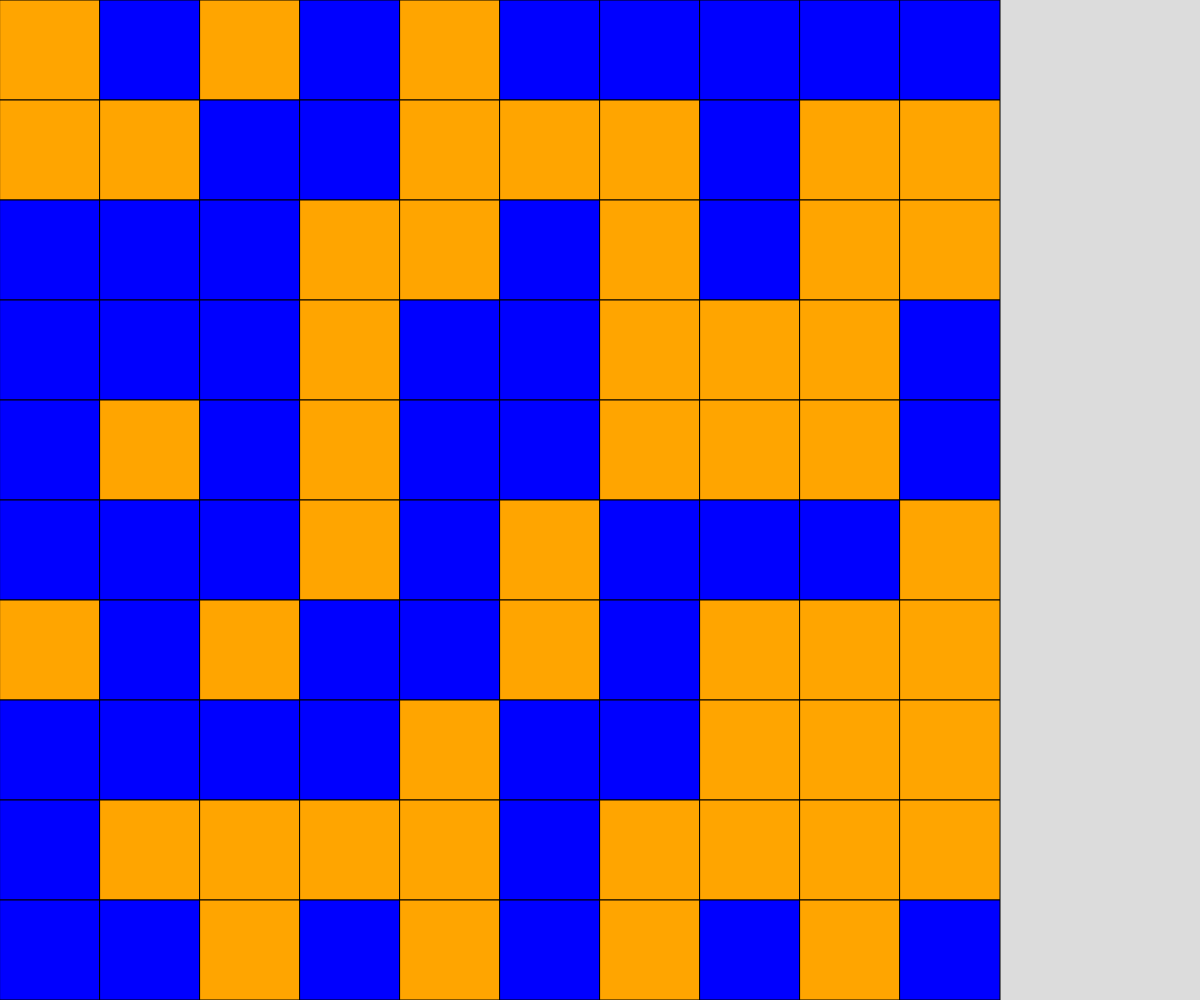
Frame 1 (no input)
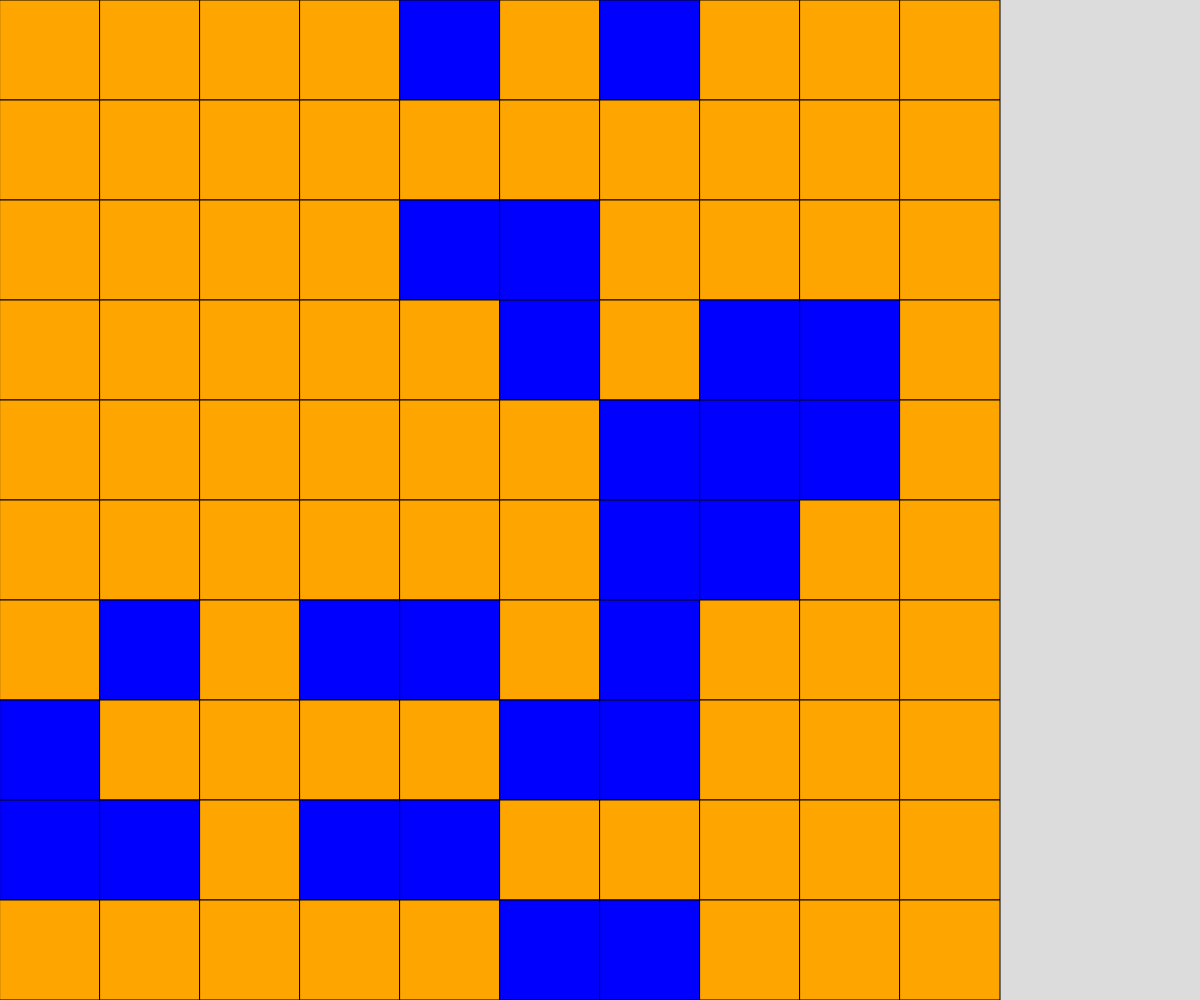
Frame 60 (no input)
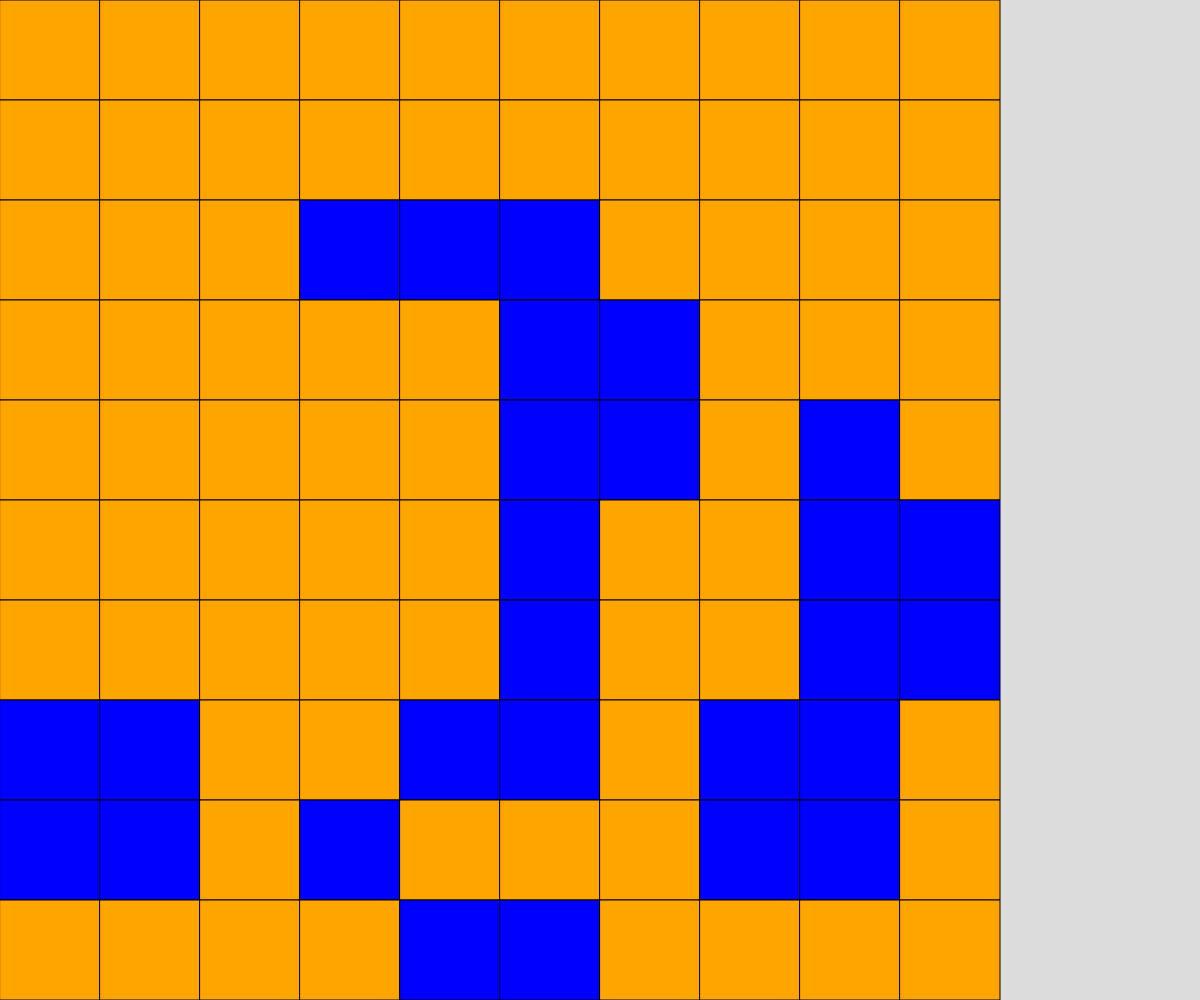
Frame 120 (the mouse pressed at the canvas centre since frame 60)

The p5.js sketch that drew these frames (run headless with seeded random() and noise() and a simulated clock; from frame 60 on, the mouse is pressed at the canvas centre):

// p5.js sketch
// ── sketch.js
// Game of life
// Macayla Buckmaster
// March 22, 2023

const ROWS = 10;
const COLS = 10;
let grid;
let cellSize;
let autoUpdate = true;

function setup() {
  createCanvas(windowWidth, windowHeight);
  grid = createRandom2dArray(ROWS, COLS);

  //fill the largest square area possible...
  if (width < height) {
    cellSize = width/COLS;
  }
  else {
    cellSize = height/ROWS;
  }
}

function draw() {
  background(220);
  if (autoUpdate && frameCount % 10 === 0){
    grid = updateGrid();
  }
  displayGrid(grid);
}

function keyTyped(){
  if (key === "r"){
    grid = createRandom2dArray(ROWS, COLS);
  }
  else if (key === "e"){
    grid = createEmpty2dArray(ROWS, COLS);
  }
  else if(key === " "){
    grid = updateGrid();
  }
  else if (key === "a"){
    autoUpdate = !autoUpdate;
  }
}

function mousePressed() {
  let x = Math.floor(mouseX/cellSize);
  let y = Math.floor(mouseY/cellSize);

  toggleCell(x, y);
}

function updateGrid(){
  let nextTurn = createEmpty2dArray(ROWS, COLS);

  //look at every cell
  for (let y = 0; y < ROWS; y++){
    for (let x = 0; x< COLS; x ++){ 
      // count the neighbours
      let neighbours = 0;
       
      //look at all cells around
      for (let i = -1; i<= 1; i++){
        for (let j = -1; j<=1; j++){
          //detect edge cases
          if (y+i >= 0 && y+i < ROWS && x+j >= 0 && x+j < COLS){
            neighbours += grid[y+i][x+j];
          }
        }
      }

      //be careful about counting self cell...
      neighbours -= grid[y][x];

      //apply rules
      if (grid[y][x] ===  1){ //alive
        if (neighbours === 2 || neighbours === 3){
          nextTurn[y][x] = 1; //stayin' alive
        }
        else{
          nextTurn[y][x] = 0; //dead from loneliness or overpopulation
        }
      }
      if (grid[y][x] ===  0){ //dead
        if (neighbours === 3){
          nextTurn[y][x] = 1; //being birthed
        }
        else{
          nextTurn[y][x] = 0; //dead from being dead
        }
      }
    }
  }

  return nextTurn;
}

function toggleCell(x, y) {
  //sanity check
  if (x >= 0 && x < COLS && y >= 0 && y < ROWS) {
    if (grid[y][x] === 0) {
      grid[y][x] = 1;
    }
    else if (grid[y][x] === 1) {
      grid[y][x] = 0;
    }
  }
}

function displayGrid(grid) {
  for (let y = 0; y < ROWS; y++) {
    for (let x = 0; x < COLS; x++) {
      if (grid[y][x] === 0) {
        fill("orange");
      }
      if (grid[y][x] === 1) {
        fill("blue");
      }
      rect(x*cellSize, y*cellSize, cellSize, cellSize);
    }
  }
}

function createEmpty2dArray(ROWS, COLS) {
  let newGrid = [];
  for (let y = 0; y < ROWS; y++) {
    newGrid.push([]);
    for (let x = 0; x < COLS; x++) {
      newGrid[y].push(0);
    }
  }
  return newGrid;
}

function createRandom2dArray(ROWS, COLS) {
  let newGrid = [];
  for (let y = 0; y < ROWS; y++) {
    newGrid.push([]);
    for (let x = 0; x < COLS; x++) {
      if (random(100)> 50){
        newGrid[y].push(0);
      }
      else{
        newGrid[y].push(1);
      }
    }
  }
  return newGrid;
}
